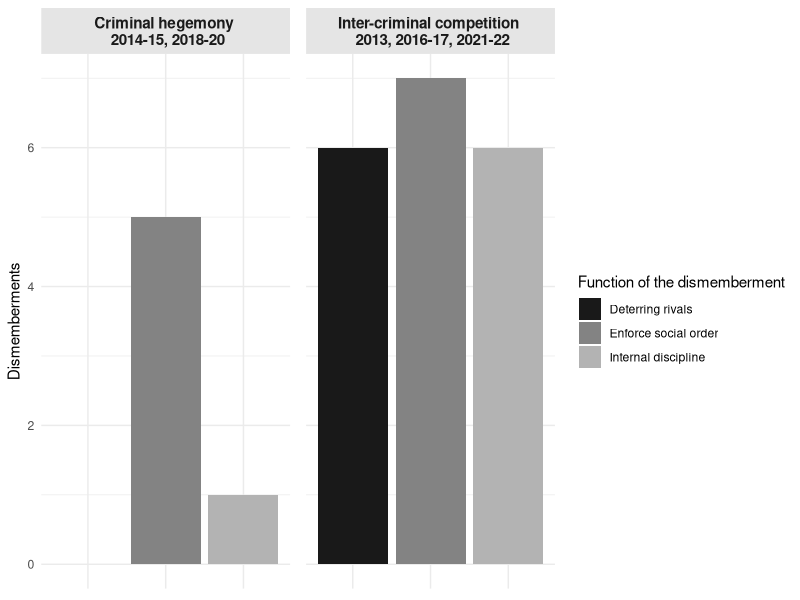
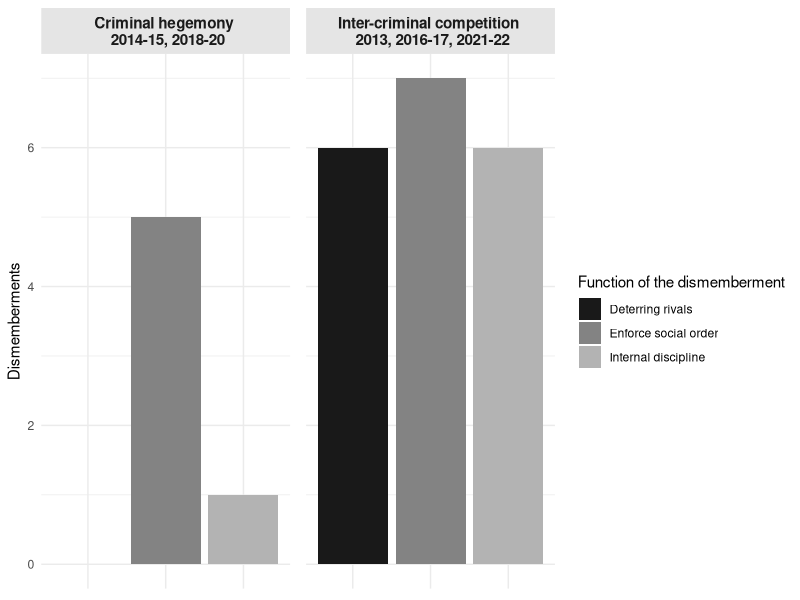
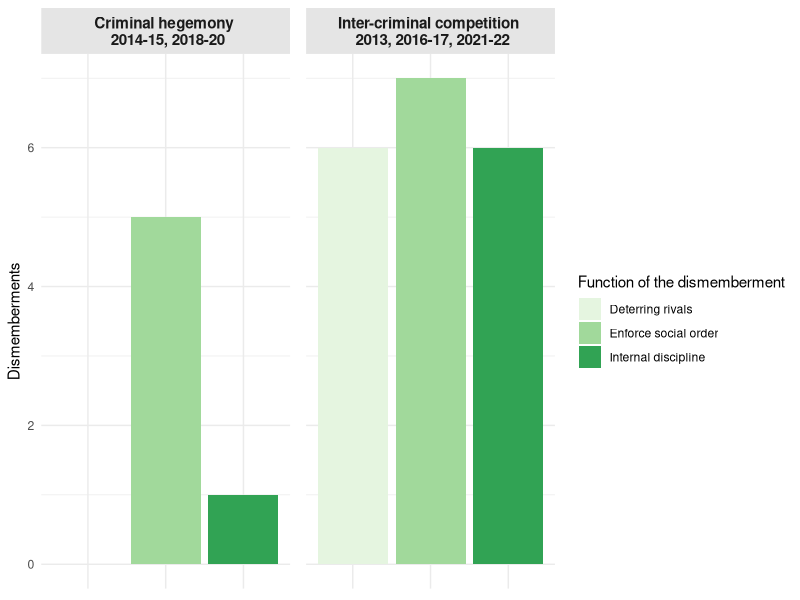
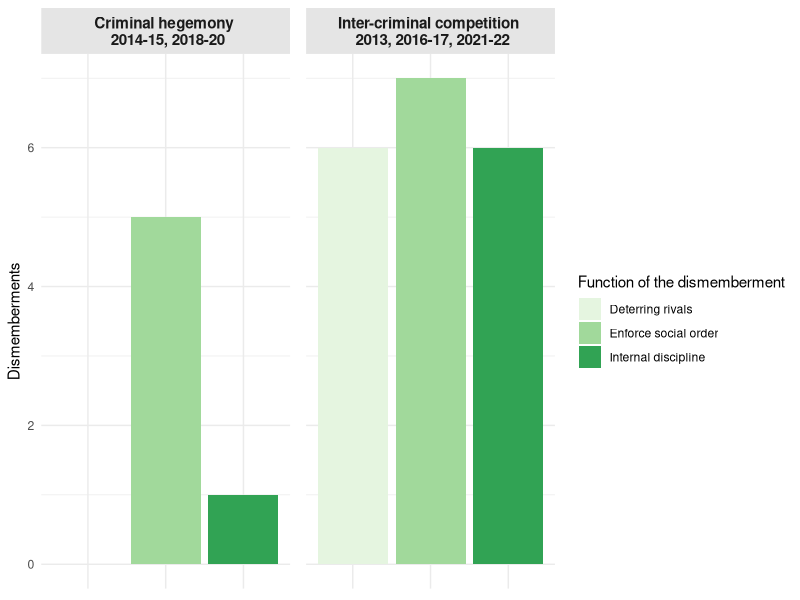

R code for these plots, in order:
## ---- chunk 1
knitr::opts_chunk$set(echo = TRUE)
library(tidyverse)
## ---- chunk 2
dismemberments <- read_csv("./Dismemberments_Barranquilla.csv")
## ---- chunk 3
#Add an indicator of competition or not
dismemberments <- dismemberments |> 
  mutate(competition = if_else(
    year == 2013 | year == 2016 | year == 2017 |
      year == 2021 | year == 2022, 1, 0
   )) |> 
  relocate(competition, .after = year)

dismemberments <- dismemberments |> 
  rename(function_dis = `function`) |> 
  mutate(function_dis = if_else(
    function_dis == "External", "Deterring rivals", function_dis
  ))
## ---- chunk 4
graph1_black_ <- ggplot(dismemberments, aes(x = function_dis, fill = function_dis)) +
  geom_bar(stat = "count") +
  labs(x = NULL, 
       y = "Dismemberments",
       fill = "Function of the dismemberment") +
  theme_minimal() +
  theme(
    axis.text.x = element_blank(),
    axis.title.x = element_blank(),
    strip.background = element_rect(fill = "gray90", color = NA),
    strip.text = element_text(face = "bold", size = 11, margin = margin(t = 5, b = 5)),
    panel.spacing = unit(0.8, "lines")
  ) +
  scale_fill_grey(start = 0.1, end = 0.7) +
  facet_wrap(~competition, 
             labeller = as_labeller(c(`0` = "Criminal hegemony \n 2014-15, 2018-20",
                                      `1` = "Inter-criminal competition \n 2013, 2016-17, 2021-22")))

ggsave("dismemberment_graph_greys.pdf", plot = last_plot(), width = 7, height = 5)
ggsave("dismemberment_graph_greys.png", plot = last_plot(), width = 7, height = 5, dpi = 600)

## ---- chunk 5
graph1_colors <- ggplot(dismemberments, aes(x = function_dis, fill = function_dis)) +
  geom_bar(stat = "count") +
  labs(x = NULL, 
       y = "Dismemberments",
       fill = "Function of the dismemberment") +
  theme_minimal() +
  theme(
    axis.text.x = element_blank(),
    axis.title.x = element_blank(),
    strip.background = element_rect(fill = "gray90", color = NA),
    strip.text = element_text(face = "bold", size = 11, margin = margin(t = 5, b = 5)),
    panel.spacing = unit(0.8, "lines")
  ) +
    scale_fill_brewer(palette = "Greens") +
  facet_wrap(~competition, 
             labeller = as_labeller(c(`0` = "Criminal hegemony \n 2014-15, 2018-20",
                                      `1` = "Inter-criminal competition \n 2013, 2016-17, 2021-22")))

ggsave("dismemberment_graph_colors.pdf", plot = last_plot(), width = 7, height = 5)
ggsave("dismemberment_graph_colors.png", plot = last_plot(), width = 7, height = 5, dpi = 600)
